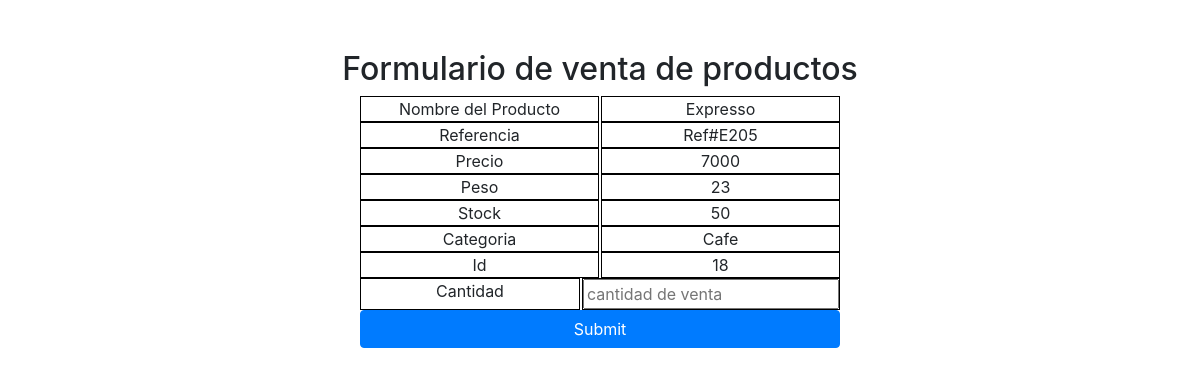
The page /vender.php?ID=18 on the database its author committed.
### tables this page shows
CREATE TABLE `productos` (
  `ID` int(11) NOT NULL,
  `NombreProducto` varchar(500) NOT NULL,
  `Referencia` varchar(255) NOT NULL,
  `Precio` int(20) NOT NULL,
  `Peso` int(20) NOT NULL,
  `Categoria` varchar(200) NOT NULL,
  `Stock` int(20) NOT NULL,
  `FechaCreacion` datetime NOT NULL DEFAULT current_timestamp()
);

### PHP/ConexionBaseDatos.php (called while the page is built, shortened)
<?php
    class ConexionBaseDatos {
        private $mysqli;
        function __construct()
        {
            $this->mysqli = new mysqli("localhost", "root", "", "cafeteria_kotecno");
        }
        function listQuery($sql) {
            $result = $this->mysqli->query($sql);
            if ($result->num_rows > 0) {
                while($row = $result->fetch_assoc()) {
                    $array = array(
                        "ID" => $row["ID"],
                        "NombreProducto" => $row["NombreProducto"],
                        "Referencia" => $row["Referencia"],
                        "Precio" => $row["Precio"],
                        "Peso" => $row["Peso"],
                        "Categoria" => $row["Categoria"],
                        "Stock" => $row["Stock"],
                        "FechaCreacion" => $row["FechaCreacion"],
                    );
                }
            }else {
                $array = array();
            }
            return $array;
        }
    }
?>

### PHP/Producto.php (called while the page is built, shortened)
<?php
    include("ConexionBaseDatos.php");
    class Producto {
        private $nombreProducto;
        private $referencia;
        private $precio;
        private $peso;
        private $categoria;
        private $stock;
        private $conexionBD;
        function __construct() {
            $this->conexionBD = new ConexionBaseDatos;
        }
        function getNombreProducto() {
            return $this->nombreProducto;
        }
        function getReferencia() {
            return $this->referencia;
        }
        function getPrecio() {
            return $this->precio;
        }
        function getPeso() {
            return $this->peso;
        }
        function getCategoria() {
            return $this->categoria;
        }
        function getStock() {
            return $this->stock;
        }
        function oneProduct($ID) {
            $array = $this->conexionBD->listQuery("SELECT * FROM productos WHERE ID =".$ID."");
            $this->nombreProducto = $array["NombreProducto"];
            $this->categoria = $array["Categoria"];
            $this->stock = $array["Stock"];
            $this->precio = $array["Precio"];
            $this->peso = $array["Peso"];
            $this->referencia = $array["Referencia"];
        }
    }
?>

### vender.php (the view, shortened to what this page needs)
<!doctype html>
<html class="no-js" lang="">
    <head>
        <link rel="stylesheet" href="./css/bootstrap.css">
        <link rel="stylesheet" href="./css/grid.css">
        <link rel="stylesheet" href="./css/main.css">
    </head>
    <body>
        <div>
            <?php
                include("./PHP/Producto.php");
                $factura = new Factura();
                $producto = new Producto();
                $producto->oneProduct($_GET["ID"]);
                echo "<h2 class='titulo'>Formulario de venta de productos</h2>";
                if(isset($_POST["id"])) {
                    if($_POST["id"]) {
                        if($producto->getStock() >= $_POST["cantidad"]){
                            $cantidad_total = $producto->getStock() - $_POST["cantidad"];
                            $producto->setStock($cantidad_total);
                            $producto->editStock();
                            $factura->venderProducto(
                                $_POST["id"],
                                $_POST["cantidad"]
                            );
                        }else {
                            echo "No es posible realizar la venta ya que no se encuentra la cantidad suficiente en el stock del producto ";
                        }
                        echo "<form action='' method='post'>";
                            echo "<div class='grid-container2'>";
                            echo "<div class='grid-item'>Nombre del Producto</div>";
                            echo "<div class='grid-item'>".$producto->getNombreProducto()."</div>";
                            echo "</div>";
                            echo "<div class='grid-container2'>";
                            echo "<div class='grid-item'>Referencia</div>";
                            echo "<div class='grid-item'>".$producto->getReferencia()."</div>";
                            echo "</div>";
                            echo "<div class='grid-container2'>";
                            echo "<div class='grid-item'>Precio</div>";
                            echo "<div class='grid-item'>".$producto->getPrecio()."</div>";
                            echo "</div>";
                            echo "<div class='grid-container2'>";
                            echo "<div class='grid-item'>Peso</div>";
                            echo "<div class='grid-item'>".$producto->getPeso()."</div>";
                            echo "</div>";
                            echo "<div class='grid-container2'>";
                            echo "<div class='grid-item'>Stock</div>";
                            echo "<div class='grid-item'>".$producto->getStock()."</div>";
                            echo "</div>";
                            echo "<div class='grid-container2'>";
                            echo "<div class='grid-item'>Categoria</div>";
                            echo "<div class='grid-item'>".$producto->getCategoria()."</div>";
                            echo "</div>";
                            echo "<div class='grid-container2'>";
                            echo "<div class='grid-item'>Id</div>";
                            echo "<div class='grid-item'>".$_GET["ID"]."</div>";
                            echo "</div>";
                            echo "<div class='grid-container2'>";
                            echo "<div class='grid-item'>Cantidad</div>";
                            echo "<div class='grid-item'> <input type='hidden' name='id' value='".$_GET['ID']."' /> <input type='text' class='width90' name='cantidad' placeholder='cantidad de venta'/> </div>";
                            echo "</div>";
                            echo "<div class='grid-container3'>";
                            echo "<input type='submit' class='btn btn-primary'/>";
                            echo "</div>";
                        echo "</form>";
                    }
                }else {
                    echo "<form action='' method='post'>";
                        echo "<div class='grid-container2'>";
                        echo "<div class='grid-item'>Nombre del Producto</div>";
                        echo "<div class='grid-item'>".$producto->getNombreProducto()."</div>";
                        echo "</div>";
                        echo "<div class='grid-container2'>";
                        echo "<div class='grid-item'>Referencia</div>";
                        echo "<div class='grid-item'>".$producto->getReferencia()."</div>";
                        echo "</div>";
                        echo "<div class='grid-container2'>";
                        echo "<div class='grid-item'>Precio</div>";
                        echo "<div class='grid-item'>".$producto->getPrecio()."</div>";
                        echo "</div>";
                        echo "<div class='grid-container2'>";
                        echo "<div class='grid-item'>Peso</div>";
                        echo "<div class='grid-item'>".$producto->getPeso()."</div>";
                        echo "</div>";
                        echo "<div class='grid-container2'>";
                        echo "<div class='grid-item'>Stock</div>";
                        echo "<div class='grid-item'>".$producto->getStock()."</div>";
                        echo "</div>";
                        echo "<div class='grid-container2'>";
                        echo "<div class='grid-item'>Categoria</div>";
                        echo "<div class='grid-item'>".$producto->getCategoria()."</div>";
                        echo "</div>";
                        echo "<div class='grid-container2'>";
                        echo "<div class='grid-item'>Id</div>";
                        echo "<div class='grid-item'>".$_GET["ID"]."</div>";
                        echo "</div>";
                        echo "<div class='grid-container2'>";
                        echo "<div class='grid-item'>Cantidad</div>";
                        echo "<div class='grid-item'> <input type='hidden' name='id' value='".$_GET['ID']."' /> <input type='text' class='width90' name='cantidad' placeholder='cantidad de venta'/> </div>";
                        echo "</div>";
                        echo "<div class='grid-container3'>";
                        echo "<input type='submit' class='btn btn-primary'/>";
                        echo "</div>";
                    echo "</form>";
                }
            ?>
        </div>
    </body>
</html>

### css/grid.css (style rules this page uses)
.grid-item { background: #fff; text-align: center; border: black 1px solid; }
.grid-container2 { display: grid; grid-template-rows: auto; grid-template-columns: 1fr 1fr; grid-gap: 2px; margin: 0 30%; }
.grid-container3 { display: grid; grid-template-rows: auto; grid-template-columns: 1fr; grid-gap: 2px; margin: 0 30%; }

### css/main.css (style rules this page uses)
.titulo { text-align: center; margin-top: 50px; }

### rows shown on the page
productos: NombreProducto "Expresso", Referencia "Ref#E205", Precio "7000", Peso "23", Stock "50", Categoria "Cafe"

### other values the page prints
$_GET["ID"] "18"
